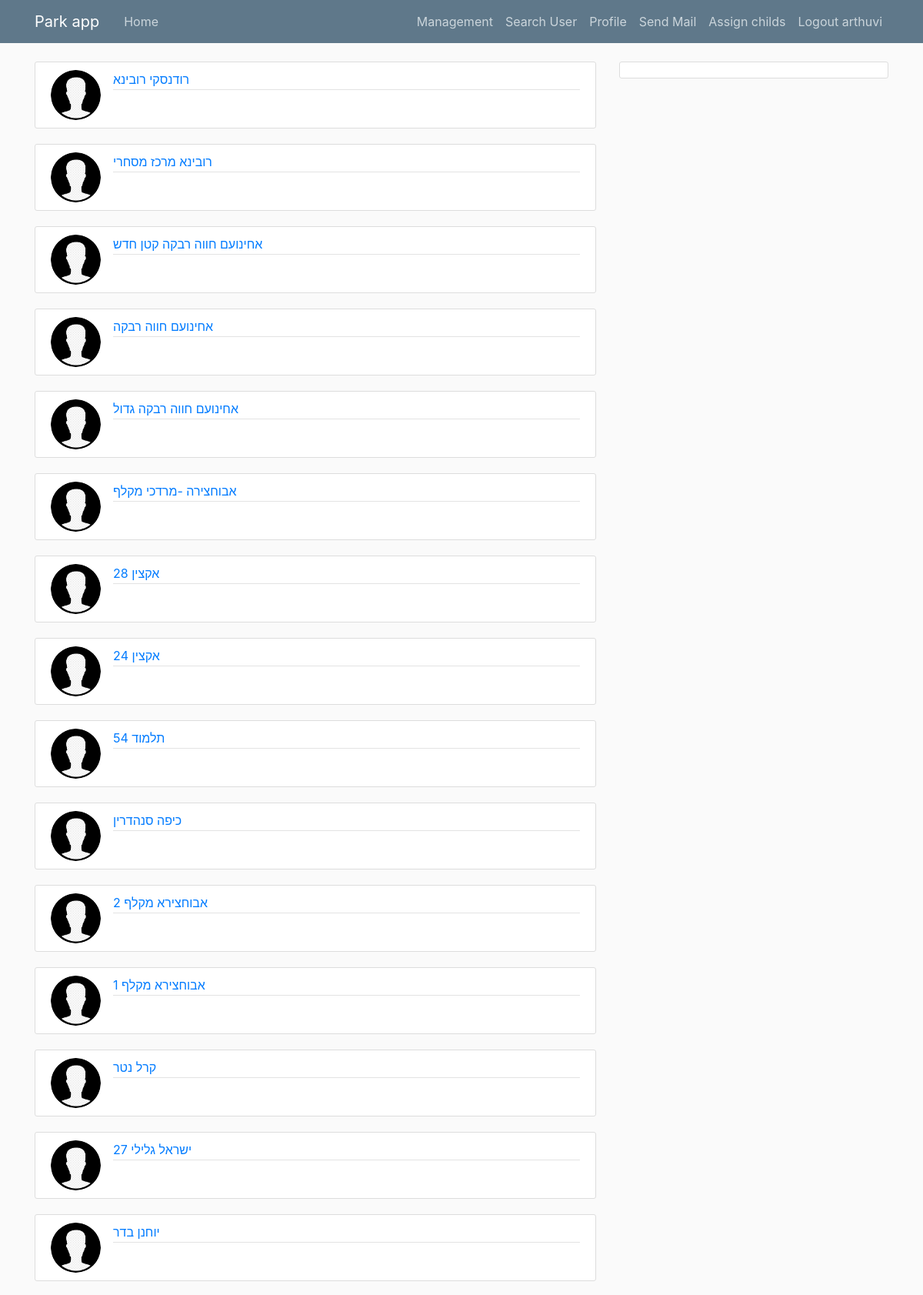
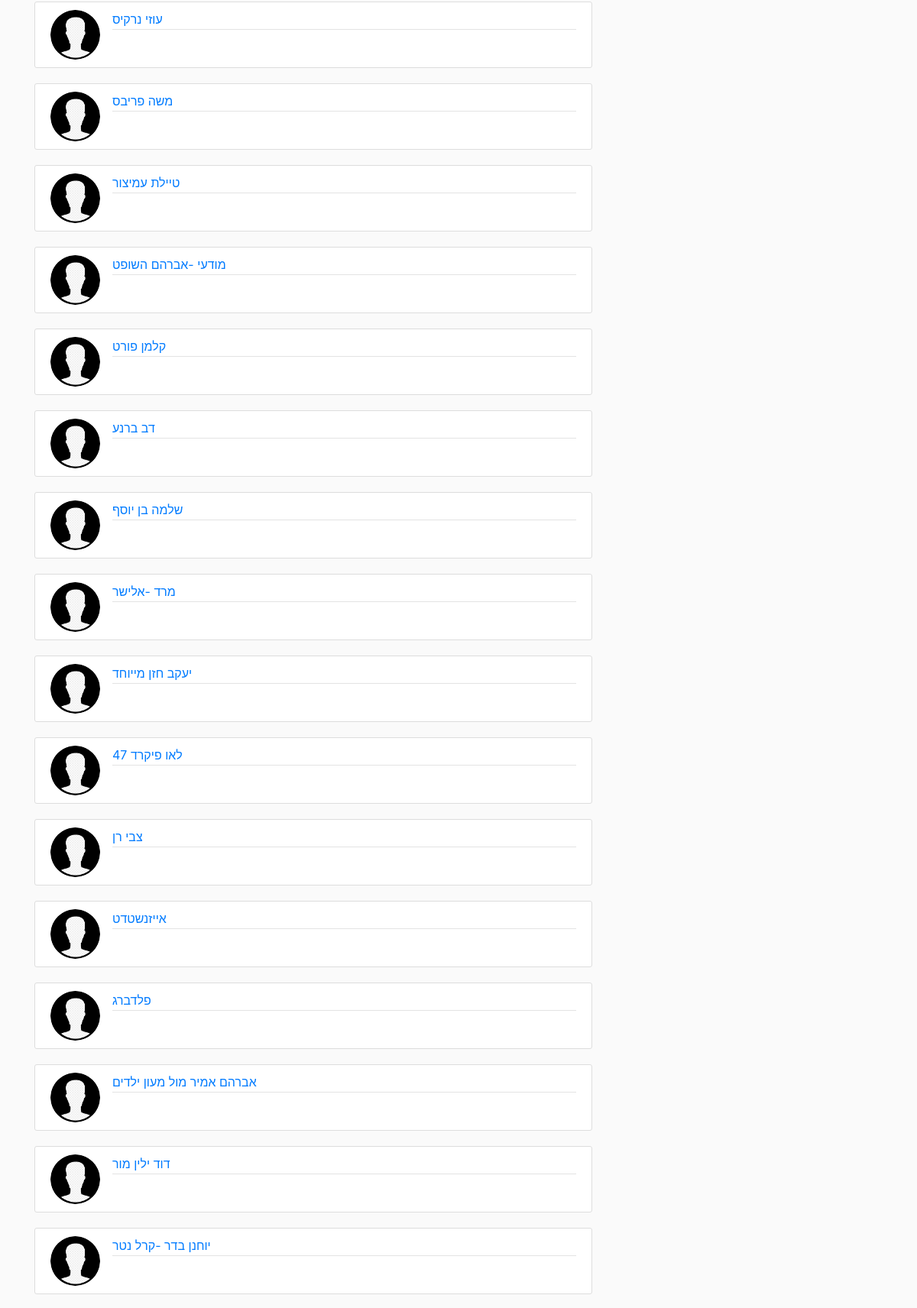
The app's page / (signed in, upper part) with its own data (2 pictures, top to bottom).
### Parkapp/models.py (models this page shows)
class B7data(models.Model):
    Name = models.CharField(max_length=40, blank=True, null=True)
    surface = models.CharField(max_length=40, blank=True, null=True)
    shadowing = models.CharField(max_length=10, blank=True, null=True)
    combined1 = models.IntegerField(default=0)
    combined2 = models.IntegerField(default=0)
    combined3 = models.IntegerField(default=0)
    SpecialCom = models.IntegerField(default=0)
    Swing = models.IntegerField(default=0)
    slid = models.IntegerField(default=0)
    carrousel = models.IntegerField(default=0)
    spring = models.IntegerField(default=0)
    omega = models.IntegerField(default=0)
    roserose = models.IntegerField(default=0)
    other = models.CharField(max_length=40, blank=True, null=True)
    lat = models.FloatField(default=0.00)
    lon = models.FloatField(default=0.00)

class Parkimg(models.Model):
    park = models.OneToOneField('B7data', on_delete=models.CASCADE)
    image = models.ImageField(default='default.jpg', upload_to='park_pics')

### Parkapp/views.py (the view)
# urls.py: path('', views.home, name='home-url'),
def home(request):
    Center=Location(31.267509,34.789512)
    South = Location(31.225185, 34.789512)
    North = Location(31.309833, 34.789512)
    CenterWest = Location(31.267509, 34.842315)
    CenterEast = Location(31.267509,34.738301)
    SouthWest = Location(31.225185,34.842315)
    SouthEast = Location(31.225185,34.738301)
    NorthWest = Location(31.309833,34.842315)
    NorthEast = Location(31.309833,34.738301)
    NE = list()
    NW= list()
    SE = list()
    SW = list()
    for i in (B7data.objects.all()):
        if ((i.lon <= North.lon ) and (i.lon>= NorthEast.lon)) and ((i.lat <=North.lat) and (i.lat>=Center.lat)):
            NE.append(i)
        elif ((i.lon <= NorthWest.lon ) and (i.lon>= North.lon)) and ((i.lat <=North.lat) and (i.lat>=Center.lat)):
            NW.append(i)
        elif ((i.lon <= South.lon ) and (i.lon>= SouthEast.lon)) and ((i.lat <=Center.lat) and (i.lat>=South.lat)):
            SE.append(i)
        elif ((i.lon <= SouthWest.lon ) and (i.lon>= South.lon)) and ((i.lat <=Center.lat) and (i.lat>=South.lat)):
            SW.append(i)
    context={
        'parks': NE+NW+SE+SW ,
        'parks-img': Parkimg.objects.all()
    }
    return render(request,'Parkapp/home.html',context)

### Parkapp/templates/Parkapp/home.html (shortened to what this page needs)
{% extends "Parkapp/base.html" %}
{% block content %}
        {% for i in parks %}
        <article class="media content-section">
          <img class="rounded-circle article-img" src="{{ i.parkimg.image.url }}">
          <div class="media-body">
            <div class="article-metadata">
              <a class="mr-2" href="#">{{ i.Name }}</a>
            </div>
          </div>
        </article>
        {% endfor %}
{% endblock %}

### Parkapp/templates/Parkapp/base.html (shortened to what this page needs)
{% load static %}
<!DOCTYPE html>
<html>
<head>
    <link rel="stylesheet" href="https://stackpath.bootstrapcdn.com/bootstrap/4.4.1/css/bootstrap.min.css">
    <link rel="stylesheet" type="text/css" href="{% static 'Parkapp/main.css' %}">
</head>
<body>
    <header class="site-header">
      <nav class="navbar navbar-expand-md navbar-dark bg-steel fixed-top">
        <div class="container">
          <a class="navbar-brand mr-4" href="/">Park app</a>
          <div class="collapse navbar-collapse" id="navbarToggle">
            <div class="navbar-nav mr-auto">
              <a class="nav-item nav-link" href="{% url 'home-url' %}">Home</a>
            </div>
            <div class="navbar-nav">
                {% if user.is_superuser %}
                <a class="nav-item nav-link" href="{%url 'admin:index' %}">Management</a>
                <a class="nav-item nav-link" href="{% url 'search' %}">Search User</a>
                <a class="nav-item nav-link" href="{% url 'profile' %}">Profile</a>
                <a class="nav-item nav-link" href="{% url 'sendmail' %}">Send Mail</a>
                <a class="nav-item nav-link" href="{% url 'assignChild' %}">Assign childs</a>
                <a class="nav-item nav-link" href="{% url 'logout' %}">Logout {{ user.get_username }}</a>
                {% else %}
                    <a class="nav-item nav-link" href="{% url 'login-url' %}">Login</a>
                    <a class="nav-item nav-link" href="{% url 'register' %}">Register</a>
                {% endif %}
            </div>
          </div>
        </div>
      </nav>
    </header>
    <main role="main" class="container">
      <div class="row">
        <div class="col-md-8">
          {% block content %}{% endblock %}
        </div>
        <div class="col-md-4">
          <div class="content-section">
          </div>
        </div>
      </div>
    </main>
</body>
</html>

### Parkapp/static/Parkapp/main.css (style rules this page uses)
body { background: #fafafa; color: #333333; margin-top: 5rem; }
.bg-steel { background-color: #5f788a; }
.site-header .navbar-nav .nav-link { color: #cbd5db; }
.content-section { background: #ffffff; padding: 10px 20px; border: 1px solid #dddddd; border-radius: 3px; margin-bottom: 20px; }
.article-img { height: 65px; width: 65px; margin-right: 16px; }
.article-metadata { padding-bottom: 1px; margin-bottom: 4px; border-bottom: 1px solid #e3e3e3 }

### records on screen
B7data: parkimg.image (placeholder picture), Name "רודנסקי רובינא"
B7data: parkimg.image (placeholder picture), Name "רובינא מרכז מסחרי"
B7data: parkimg.image (placeholder picture), Name "אחינועם חווה רבקה קטן חדש"
B7data: parkimg.image (placeholder picture), Name "אחינועם חווה רבקה"
B7data: parkimg.image (placeholder picture), Name "אחינועם חווה רבקה גדול"
B7data: parkimg.image (placeholder picture), Name "אבוחצירה -מרדכי מקלף"
B7data: parkimg.image (placeholder picture), Name "אקצין 28"
B7data: parkimg.image (placeholder picture), Name "אקצין 24"
B7data: parkimg.image (placeholder picture), Name "תלמוד 54"
B7data: parkimg.image (placeholder picture), Name "כיפה סנהדרין"
B7data: parkimg.image (placeholder picture), Name "אבוחצירא מקלף 2"
B7data: parkimg.image (placeholder picture), Name "אבוחצירא מקלף 1"
B7data: parkimg.image (placeholder picture), Name "קרל נטר"
B7data: parkimg.image (placeholder picture), Name "ישראל גלילי 27"
B7data: parkimg.image (placeholder picture), Name "יוחנן בדר"
B7data: parkimg.image (placeholder picture), Name "עוזי נרקיס"
B7data: parkimg.image (placeholder picture), Name "משה פריבס"
B7data: parkimg.image (placeholder picture), Name "טיילת עמיצור"
B7data: parkimg.image (placeholder picture), Name "מודעי -אברהם השופט"
B7data: parkimg.image (placeholder picture), Name "קלמן פורט"
B7data: parkimg.image (placeholder picture), Name "דב ברנע"
B7data: parkimg.image (placeholder picture), Name "שלמה בן יוסף"
B7data: parkimg.image (placeholder picture), Name "מרד -אלישר"
B7data: parkimg.image (placeholder picture), Name "יעקב חזן מייוחד"
B7data: parkimg.image (placeholder picture), Name "לאו פיקרד 47"
B7data: parkimg.image (placeholder picture), Name "צבי רן"
B7data: parkimg.image (placeholder picture), Name "אייזנשטדט"
B7data: parkimg.image (placeholder picture), Name "פלדברג"
B7data: parkimg.image (placeholder picture), Name "אברהם אמיר מול מעון ילדים"
B7data: parkimg.image (placeholder picture), Name "דוד ילין מור"
B7data: parkimg.image (placeholder picture), Name "יוחנן בדר -קרל נטר"

### other values on screen
{{ user.get_username }} "arthuvi"
